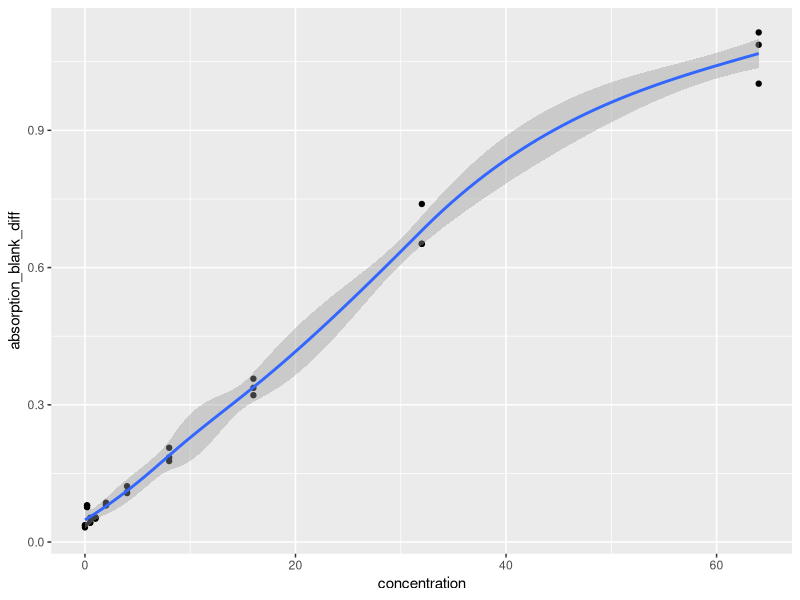
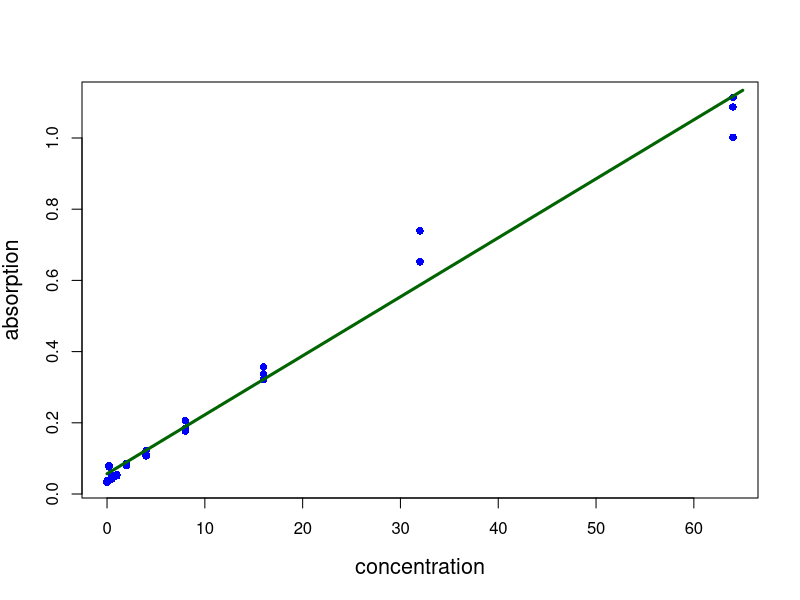

Source code (R) for these figures, in order: (Note: this script raises an error after producing the figures.)
# load packages

library(readxl)
library(tidyverse)
library(broom)

# read data set

Phenol <- read_excel("Datasets/Phenol Content.xlsx")
View(Phenol)

# scatterplot

ggplot(Phenol, aes(x= concentration, y= absorption_blank_diff)) + 
  geom_point() + geom_smooth()

# regression model

# linear model - the best model 
Phenol_model1 = lm(absorption_blank_diff~concentration, data = Phenol)
summary(Phenol_model1)

# quadratic model
Phenol$concentration2 <- Phenol$concentration*Phenol$concentration

phenol_model2 <- lm(absorption_blank_diff~concentration + concentration2 , data=Phenol)
summary(phenol_model2)

##################################################################################

convalues <- seq(0,65,0.5)
predictedcounts <- predict(Phenol_model1,
                           list(concentration=convalues))

plot(Phenol$concentration, Phenol$absorption_blank_diff,
     pch=16, 
     xlab = "concentration", ylab = "absorption", cex.lab = 1.3, 
     col = "blue")

lines(convalues, predictedcounts, col = "darkgreen", lwd = 3)

#####################################################################
# Best Model = Order 1
#####################################################################


###################### Residuals Analysis ###########################

model1_fitresid <- augment(phenol_model1)

# residual vs. fitted
ggplot(model1_fitresid, aes(x = .fitted, y = .std.resid)) + geom_point() + 
  geom_hline(yintercept = 0, color = "red", size = 1) + 
  labs(title = "Residual plot against the fitted values", x = "Fitted values", 
       y = "Residuals")

# histogram of residuals
ggplot(model1_fitresid, aes(x = .std.resid)) + geom_histogram(aes(y = ..density..), color = "black",
                                                              fill = "white") +
  geom_density(alpha = 0.5, fill = "purple") + ggtitle("Histogram of residuals") +
  xlab("Residuals") + ylab("Density")

# QQ plot
ggplot(model1_fitresid, aes(sample = .std.resid)) + stat_qq() + 
  stat_qq_line(color = "red") +
  labs(title = "Normal probability plot of residuals", x = "Expected", 
       y = "Residuals")

# shapiro wilk
shapiro.test(model1_fitresid$.resid)


